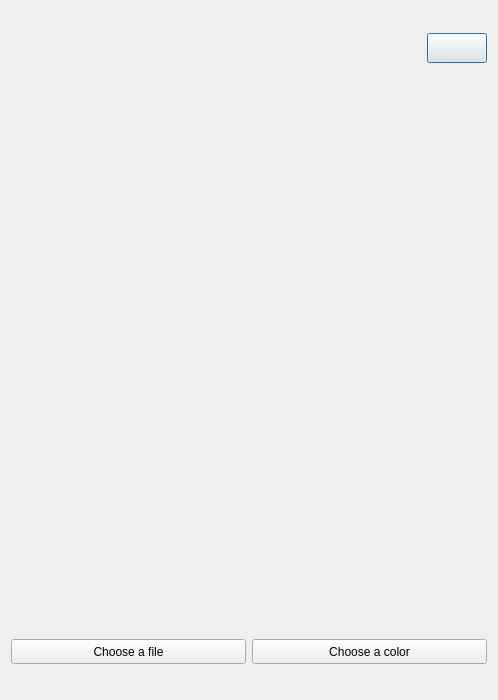
<?xml version="1.0" encoding="UTF-8"?>
<ui version="4.0">
 <class>TextureDialog</class>
 <widget class="QDialog" name="TextureDialog">
  <property name="geometry">
   <rect>
    <x>0</x>
    <y>0</y>
    <width>498</width>
    <height>700</height>
   </rect>
  </property>
  <property name="minimumSize">
   <size>
    <width>480</width>
    <height>700</height>
   </size>
  </property>
  <property name="maximumSize">
   <size>
    <width>498</width>
    <height>718</height>
   </size>
  </property>
  <property name="windowTitle">
   <string>Dialog</string>
  </property>
  <layout class="QVBoxLayout" name="verticalLayout">
   <item>
    <layout class="QGridLayout" name="topLayout">
     <item row="0" column="0">
      <spacer name="horizontalSpacer">
       <property name="orientation">
        <enum>Qt::Horizontal</enum>
       </property>
       <property name="sizeHint" stdset="0">
        <size>
         <width>40</width>
         <height>20</height>
        </size>
       </property>
      </spacer>
     </item>
     <item row="0" column="1">
      <widget class="QPushButton" name="textureWindowExitButton">
       <property name="sizePolicy">
        <sizepolicy hsizetype="Fixed" vsizetype="Fixed">
         <horstretch>0</horstretch>
         <verstretch>0</verstretch>
        </sizepolicy>
       </property>
       <property name="minimumSize">
        <size>
         <width>60</width>
         <height>30</height>
        </size>
       </property>
       <property name="maximumSize">
        <size>
         <width>60</width>
         <height>30</height>
        </size>
       </property>
       <property name="text">
        <string/>
       </property>
       <property name="icon">
        <iconset resource="../../resources/style.qrc">
         <normaloff>:/qss_icons/icons/close.png</normaloff>:/qss_icons/icons/close.png</iconset>
       </property>
       <property name="default">
        <bool>false</bool>
       </property>
       <property name="flat">
        <bool>false</bool>
       </property>
      </widget>
     </item>
    </layout>
   </item>
   <item>
    <spacer name="verticalSpacer_3">
     <property name="orientation">
      <enum>Qt::Vertical</enum>
     </property>
     <property name="sizeType">
      <enum>QSizePolicy::Minimum</enum>
     </property>
     <property name="sizeHint" stdset="0">
      <size>
       <width>20</width>
       <height>20</height>
      </size>
     </property>
    </spacer>
   </item>
   <item>
    <widget class="QLabel" name="preview">
     <property name="enabled">
      <bool>true</bool>
     </property>
     <property name="sizePolicy">
      <sizepolicy hsizetype="Preferred" vsizetype="Preferred">
       <horstretch>0</horstretch>
       <verstretch>0</verstretch>
      </sizepolicy>
     </property>
     <property name="minimumSize">
      <size>
       <width>480</width>
       <height>480</height>
      </size>
     </property>
     <property name="maximumSize">
      <size>
       <width>480</width>
       <height>480</height>
      </size>
     </property>
     <property name="frameShape">
      <enum>QFrame::NoFrame</enum>
     </property>
     <property name="text">
      <string/>
     </property>
    </widget>
   </item>
   <item>
    <spacer name="verticalSpacer_2">
     <property name="orientation">
      <enum>Qt::Vertical</enum>
     </property>
     <property name="sizeType">
      <enum>QSizePolicy::Minimum</enum>
     </property>
     <property name="sizeHint" stdset="0">
      <size>
       <width>20</width>
       <height>20</height>
      </size>
     </property>
    </spacer>
   </item>
   <item>
    <layout class="QGridLayout" name="optionLayout">
     <item row="0" column="1">
      <widget class="QPushButton" name="loadColorButton">
       <property name="sizePolicy">
        <sizepolicy hsizetype="Minimum" vsizetype="Fixed">
         <horstretch>80</horstretch>
         <verstretch>25</verstretch>
        </sizepolicy>
       </property>
       <property name="minimumSize">
        <size>
         <width>80</width>
         <height>25</height>
        </size>
       </property>
       <property name="text">
        <string>Choose a color</string>
       </property>
      </widget>
     </item>
     <item row="0" column="0">
      <widget class="QPushButton" name="loadFileButton">
       <property name="sizePolicy">
        <sizepolicy hsizetype="Minimum" vsizetype="Fixed">
         <horstretch>80</horstretch>
         <verstretch>25</verstretch>
        </sizepolicy>
       </property>
       <property name="minimumSize">
        <size>
         <width>80</width>
         <height>25</height>
        </size>
       </property>
       <property name="text">
        <string>Choose a file</string>
       </property>
      </widget>
     </item>
    </layout>
   </item>
  </layout>
 </widget>
 <resources>
  <include location="../../resources/style.qrc"/>
 </resources>
 <connections/>
</ui>
